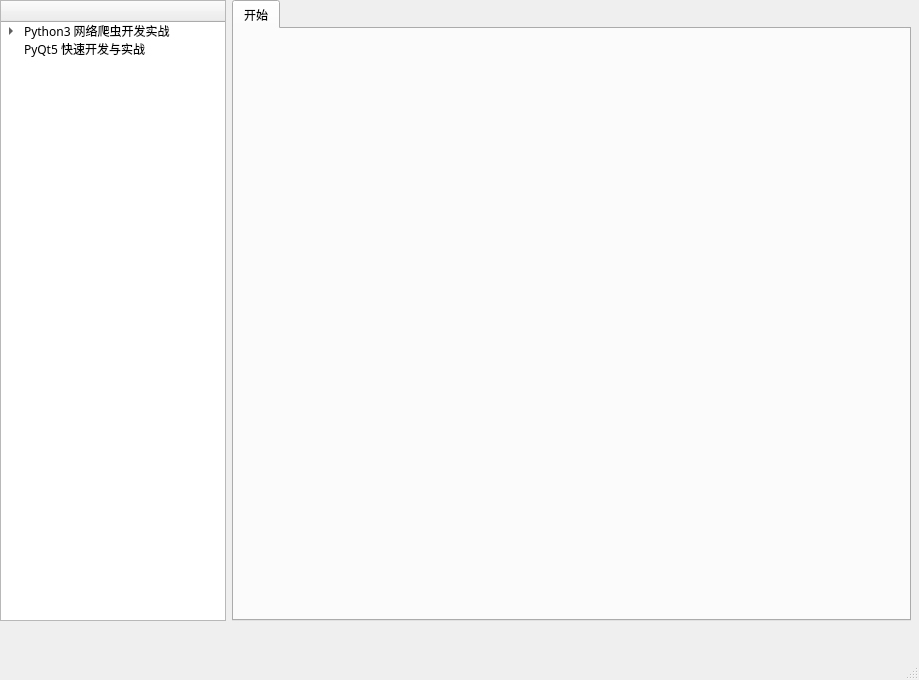
<?xml version="1.0" encoding="UTF-8"?>
<ui version="4.0">
 <class>MainWindow</class>
 <widget class="QMainWindow" name="MainWindow">
  <property name="geometry">
   <rect>
    <x>0</x>
    <y>0</y>
    <width>919</width>
    <height>680</height>
   </rect>
  </property>
  <property name="windowTitle">
   <string>MainWindow</string>
  </property>
  <widget class="QWidget" name="centralwidget">
   <widget class="QWidget" name="layoutWidget">
    <property name="geometry">
     <rect>
      <x>0</x>
      <y>0</y>
      <width>911</width>
      <height>621</height>
     </rect>
    </property>
    <layout class="QGridLayout" name="central_grid_layout">
     <item row="0" column="0">
      <widget class="QTreeWidget" name="tree_widget">
       <property name="sizePolicy">
        <sizepolicy hsizetype="Preferred" vsizetype="Preferred">
         <horstretch>1</horstretch>
         <verstretch>0</verstretch>
        </sizepolicy>
       </property>
       <property name="font">
        <font>
         <family>微软雅黑</family>
        </font>
       </property>
       <column>
        <property name="text">
         <string> </string>
        </property>
       </column>
       <item>
        <property name="text">
         <string>Python3 网络爬虫开发实战</string>
        </property>
        <item>
         <property name="text">
          <string>chapter01</string>
         </property>
        </item>
        <item>
         <property name="text">
          <string>chapter02</string>
         </property>
        </item>
       </item>
       <item>
        <property name="text">
         <string>PyQt5 快速开发与实战</string>
        </property>
       </item>
      </widget>
     </item>
     <item row="0" column="1">
      <widget class="QTabWidget" name="tab_widget">
       <property name="sizePolicy">
        <sizepolicy hsizetype="Preferred" vsizetype="Preferred">
         <horstretch>3</horstretch>
         <verstretch>0</verstretch>
        </sizepolicy>
       </property>
       <property name="font">
        <font>
         <family>微软雅黑</family>
        </font>
       </property>
       <property name="currentIndex">
        <number>0</number>
       </property>
       <widget class="QWidget" name="tab">
        <attribute name="title">
         <string>开始</string>
        </attribute>
       </widget>
      </widget>
     </item>
    </layout>
   </widget>
  </widget>
  <widget class="QMenuBar" name="menubar">
   <property name="geometry">
    <rect>
     <x>0</x>
     <y>0</y>
     <width>919</width>
     <height>26</height>
    </rect>
   </property>
  </widget>
  <widget class="QStatusBar" name="statusbar"/>
 </widget>
 <resources/>
 <connections/>
</ui>
